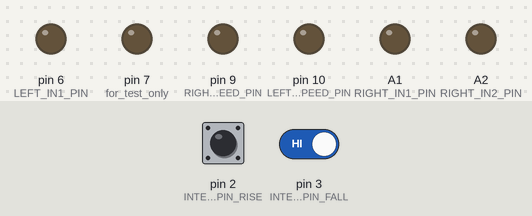
This sketch was run on a simulated Arduino Uno, built with avr-gcc and run on an emulated ATmega328P. Parts: output pins drawn as LEDs (lit = HIGH). The inputs (shaded band) are chosen by the test bench; at power-on: pin 2 (INTERRUPT_PIN_RISE) LOW, pin 3 (INTERRUPT_PIN_FALL) HIGH.

Above: at 1.2 s.
1.3 s: pin 2 (INTERRUPT_PIN_RISE) pulled HIGH for 0.15 s
At 2.4 s:
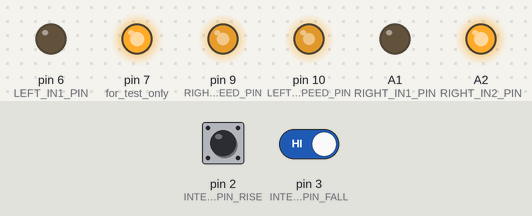
2.9 s: pin 2 (INTERRUPT_PIN_RISE) driven HIGH and pin 3 (INTERRUPT_PIN_FALL) driven LOW
At 3.9 s:
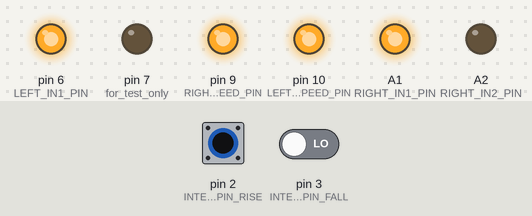
Timing chart, 0 to 5.9 s (numbered marks = the images above; inputs shaded):
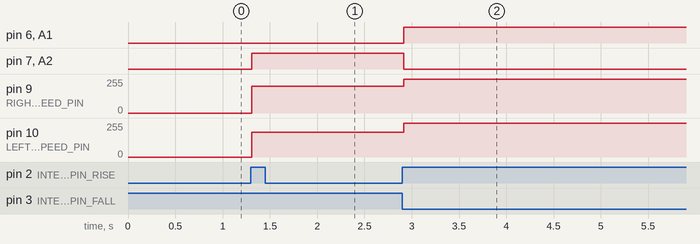

The sketch:

car_control.ino
```cpp
#define PWM_RANGE 255

#define LEFT_IN1_PIN 6
#define LEFT_IN2_PIN 7
#define LEFT_SPEED_PIN 10
#define RIGHT_IN1_PIN A1
#define RIGHT_IN2_PIN A2
#define RIGHT_SPEED_PIN 9

#define LEFT_ENGINE_OFFSET 184
#define RIGHT_ENGINE_OFFSET 201

#define INTERRUPT_PIN_RISE 2
#define INTERRUPT_PIN_FALL 3

volatile int received_bit = 0;

int instr[4];

volatile int data_frame[18];
volatile int frame_full = 0;

volatile bool transmission = false;
int tst_arr[] = {0, 1,0,0,0,1,0,1,1, 0,1,1,1,0,1,0,0, 1};
/*
 * 0 - left engine % power
 * 1 - left engine direction (0 forward, 1 backward)
 * 2 - right engine % power
 * 3 - right engine direction
 */
////////////////////////////////////////////////////////////////////////////////////////////////////
void setup()
  {
    Serial.begin(9600);
    engine_init(LEFT_IN1_PIN, LEFT_IN2_PIN, LEFT_SPEED_PIN);
    engine_init(RIGHT_IN1_PIN, RIGHT_IN2_PIN, RIGHT_SPEED_PIN);

    attachInterrupt(digitalPinToInterrupt(INTERRUPT_PIN_RISE), irq_receive_rise, RISING );
    attachInterrupt(digitalPinToInterrupt(INTERRUPT_PIN_FALL), irq_receive_fall, FALLING );

    cli();
    setup_timer0();
    sei();

    //pinMode(7, OUTPUT); // for test only
  }

void loop()
  {
    //mock_transmission();
    is_ready();
  }
////////////////////////////////////////////////////////////////////////////////////////////////////
void engine_control(int IN1, int IN2, int SPEED, int ENGINE_OFFSET, int POWER, int DIR)
  {
    if(DIR == 0)
      {
        digitalWrite(IN1, LOW);
        digitalWrite(IN2, HIGH);
      }
    else
      {
        digitalWrite(IN1, HIGH);
        digitalWrite(IN2, LOW);
      }

    analogWrite(SPEED, ENGINE_OFFSET + (POWER * (PWM_RANGE - ENGINE_OFFSET)));
  }


void engine_init(int IN1, int IN2, int SPEED)
  {
    pinMode(IN1, OUTPUT);
    pinMode(IN2, OUTPUT);
    pinMode(SPEED, OUTPUT);
  }


void irq_receive_rise()
  {
    if(!transmission)
    {
      TCCR0B |= (1 << CS01) | (1 << CS00); // enable timer for clocking
      transmission = true;
    }
    received_bit = 0;
  }


void irq_receive_fall()
  {
    received_bit = 1;
  }


void setup_timer0()
  {
//timer for clocking signal
//interrupt every 0,5ms
    TCCR0A = 0;// set entire TCCR0A register to 0
    TCCR0B = 0;// same for TCCR0B
    TCNT0  = 62;//initialize counter value to half (we need to count to 1/2 of period at the start
    OCR0A = 124;// pre = 64 / int freq = 2khz/0,5ms
    TCCR0A |= (1 << WGM01); // turn on CTC mode

    TCCR0B &= ~(1<< CS02);  // clock is off at the start
    TCCR0B &= ~(1<< CS01);
    TCCR0B &= ~(1<< CS00);

    TIMSK0 |= (1 << OCIE0A); // enable timer compare interrupt
  }


ISR(TIMER0_COMPA_vect)
  {
    shift_array();
    data_frame[0] = received_bit;
    frame_full++;
    TCNT0  = 0; // let timer count again
  }


void is_ready()
  {
    if(frame_full == 18)
    {
      transmission = false;
      TCCR0B &= ~(1<< CS02);  // turn off the clock altogether
      TCCR0B &= ~(1<< CS01);
      TCCR0B &= ~(1<< CS00);
      frame_full = 0;
      TCNT0 = 62; // at the start of the frame timer must count for only half of period
      decode_data();
      engine_control(LEFT_IN1_PIN, LEFT_IN2_PIN, LEFT_SPEED_PIN, LEFT_ENGINE_OFFSET, instr[0], instr[1]);
      engine_control(RIGHT_IN1_PIN, RIGHT_IN2_PIN, RIGHT_SPEED_PIN, RIGHT_ENGINE_OFFSET, instr[2], instr[3]);

      /*
      Serial.print("RAMKA ZEBRANA:");
      if(compare())
      {
        Serial.println("GIT");
      }
      else
      {
        Serial.println("NIEGIT");
      }
      */

    }
  }

bool compare()
{
  for (int i = 0; i<18; i=i+1)
    {
      if (data_frame[i] != tst_arr[i]) return false;
    }

  return true;
}

void mock_transmission()
{
  for (int i = 0; i<18; i=i+1)
    {
      if (tst_arr[i] == 0)
        {
          digitalWrite(LOW,7);
          delay(0.5);
          digitalWrite(HIGH,7);
          delay(0.5);
        }
       else
        {
          digitalWrite(HIGH,7);
          delay(0.5);
          digitalWrite(LOW,7);
          delay(0.5);
        }
    }
}

void shift_array()
  {
    int tmp = 0;
    int tmp2 = 0;
    for(int i = 0; i < 18; i++)
      {
        tmp2 = data_frame[i];
        data_frame[i] = tmp;
        tmp = tmp2;
      }
  }

void decode_data()
  {
    instr[1] = data_frame[8];
    instr[3] = data_frame[16];
    instr[0] = bin_to_dec(7);
    instr[2] = bin_to_dec(15);
  }


int bin_to_dec(int offset)
  {
    int tmp = 0;
    int e = 7;

    for(int i = offset; i >= offset - 6; i--)
      {
        if(data_frame[i])
        {
          tmp += pow(2, e);
        }
        e--;
      }

    return tmp;
  }
```

Measured:
- after the input at 1.3 s, pin 7 (for_test_only), A2 (RIGHT_IN2_PIN): LOW → HIGH at once; pin 9 (RIGHT_SPEED_PIN): 0/255 → 201/255 at once; pin 10 (LEFT_SPEED_PIN): 0/255 → 184/255 at once
- after the input at 2.9 s, pin 6 (LEFT_IN1_PIN), A1 (RIGHT_IN1_PIN): LOW → HIGH at once; pin 7 (for_test_only), A2 (RIGHT_IN2_PIN): HIGH → LOW at once; pin 9 (RIGHT_SPEED_PIN): 201/255 → 255/255 at once; pin 10 (LEFT_SPEED_PIN): 184/255 → 255/255 at once
